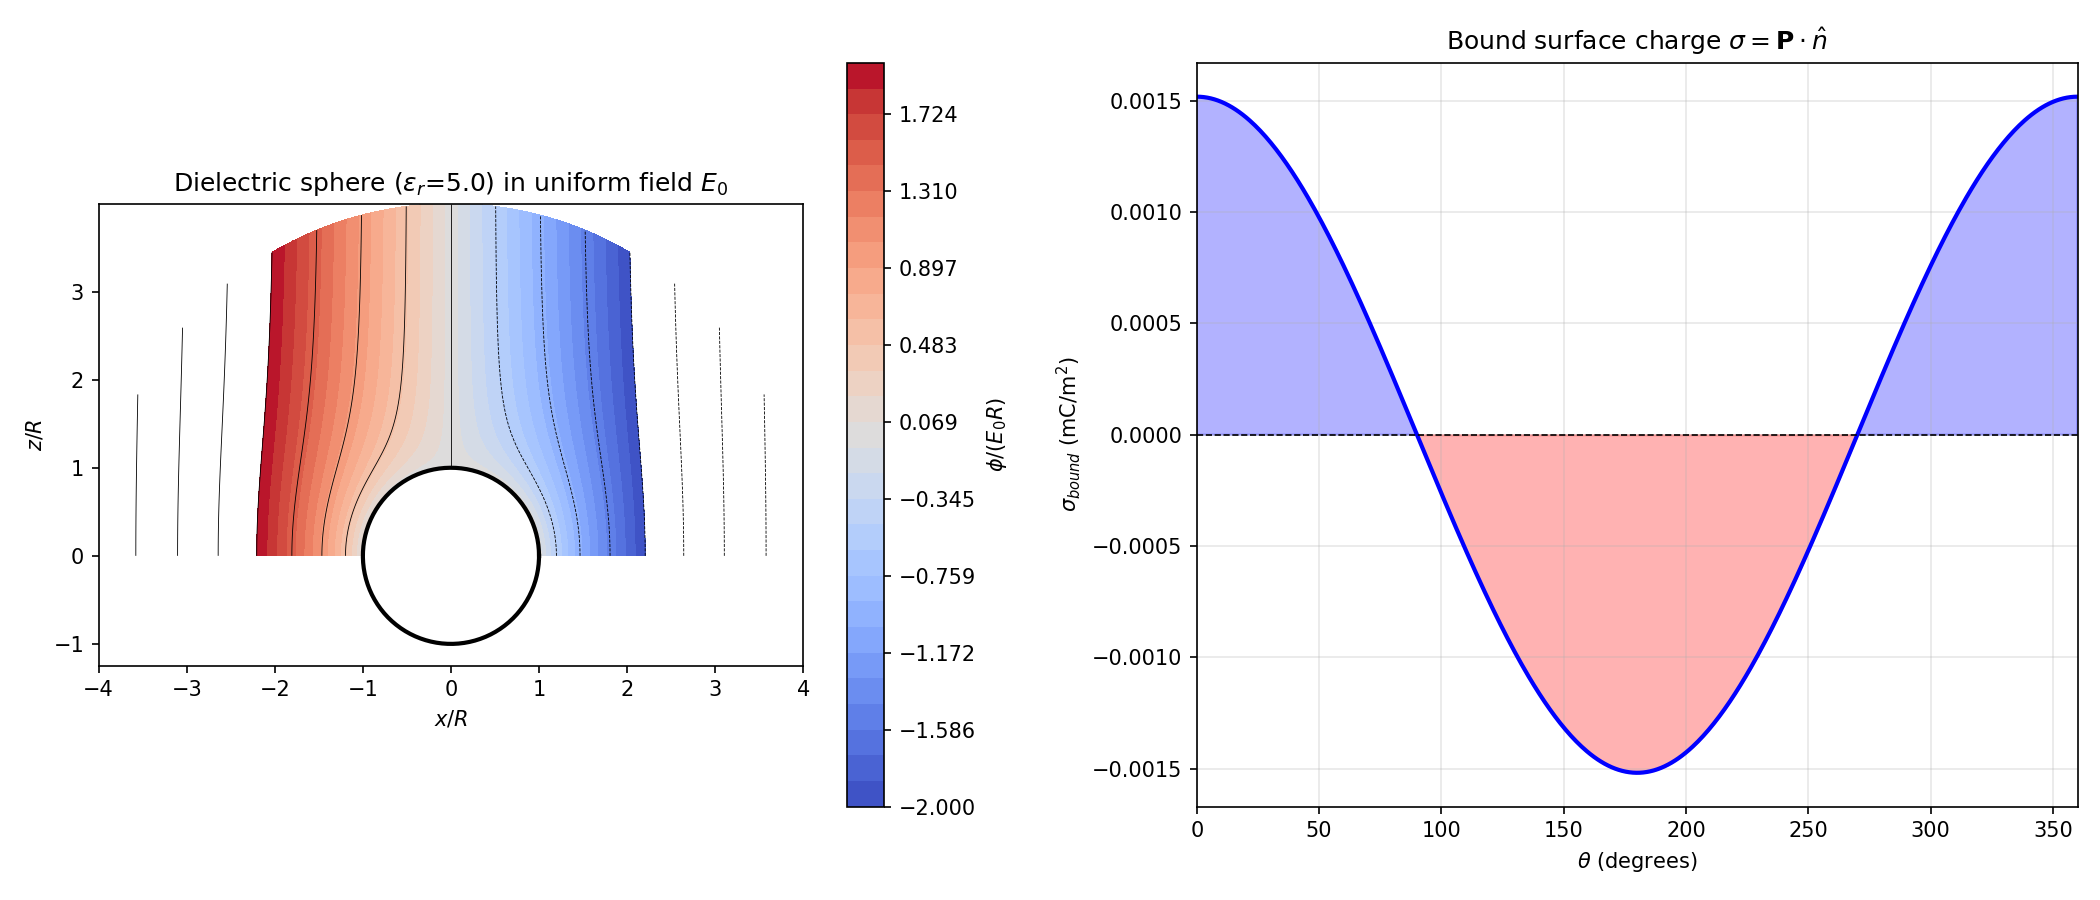

This figure's Python source:
"""
Landau & Lifshitz, Volume 8: Electrodynamics of Continuous Media
Chapter II: Electrostatics of Dielectrics

Example 1: Dielectric sphere in a uniform external field.
(Landau §8)

For a dielectric sphere of permittivity ε in a uniform field E₀:
  E_inside = 3ε₀E₀ / (ε + 2ε₀)   (Landau §8, formula (8.2))
  D_inside = 3ε·ε₀E₀ / (ε + 2ε₀)

The polarisation is uniform:
  P = χ·ε₀·E_inside = 3ε₀(ε - ε₀)E₀ / (ε + 2ε₀)  (dipole moment per unit volume)

Surface bound charge density:
  σ = P·n̂ = 3(ε - ε₀)E₀·cosθ / (4π(ε + 2ε₀))

The field outside is the applied field plus that of a dipole.
"""

import numpy as np
import matplotlib.pyplot as plt

eps0 = 8.8541878128e-12


def dielectric_sphere_in_field(eps_r=5.0, E0=1e5, R=0.05, n=200):
    """
    Compute the field of a dielectric sphere in a uniform external field.
    
    Landau §8: sphere in uniform field.
    
    Returns dict with grid data and derived quantities.
    """
    # Field inside sphere (uniform)
    E_inside = 3 * eps0 * E0 / (eps_r * eps0 + 2 * eps0)
    # Actually using relative permittivity ε_r = ε/ε₀
    E_inside = 3 * E0 / (eps_r + 2)   # since ε = ε_r * ε₀
    
    D_inside = eps_r * eps0 * E_inside
    
    # Polarization
    chi = eps_r - 1
    P = chi * eps0 * E_inside   # dipole moment per unit volume
    
    # Surface bound charge density (normal component of P)
    theta_surf = np.linspace(0, 2*np.pi, 500)
    sigma_bound = P * np.cos(theta_surf)  # = P·n̂, n̂ = radial unit vector
    
    # Create 2D grid (r, θ) in cross-section
    r = np.linspace(R * 0.8, 4 * R, n)
    theta = np.linspace(0, np.pi, n)
    R_grid, THETA = np.meshgrid(r, theta)
    
    # Outside: applied field + dipole field
    # φ = -E₀r cosθ + (R³/r²)E₀ cosθ
    cos_theta = np.cos(THETA)
    phi_outside = -E0 * cos_theta * (R_grid - R**3 / R_grid**2)
    
    # Field outside
    # E_r = -∂φ/∂r = -E₀ cosθ (1 + 2R³/r³)   (directed outward from sphere)
    # Actually for a dipole field: radial component
    E_r_out = -E0 * cos_theta * (1 + 2 * R**3 / R_grid**3)
    E_theta_out = E0 * np.sin(THETA) * (1 - R**3 / R_grid**3)
    
    # Inside sphere: uniform field
    # φ_inside = -E_inside · r = -E_inside * r * cosθ
    phi_inside = -E_inside * R_grid * cos_theta
    
    # Combine: inside vs outside
    phi = np.where(R_grid >= R, phi_outside, phi_inside)
    
    # Dipole moment of sphere
    V = 4 * np.pi * R**3 / 3
    P_total = P * V  # total dipole moment
    
    return {
        'r_grid': R_grid, 'theta_grid': THETA,
        'phi': phi,
        'E_r_out': E_r_out, 'E_theta_out': E_theta_out,
        'E_inside': E_inside, 'E0': E0,
        'D_inside': D_inside, 'P': P,
        'sigma_theta': theta_surf, 'sigma_bound': sigma_bound,
        'P_total': P_total, 'R': R, 'eps_r': eps_r,
        'chi': chi
    }


def plot_dielectric_sphere(result):
    """Visualize dielectric sphere in uniform field."""
    R, E0, eps_r = result['R'], result['E0'], result['eps_r']
    
    fig, axes = plt.subplots(1, 2, figsize=(14, 6))
    
    # --- Left: potential ---
    ax = axes[0]
    phi = result['phi'] / (E0 * R)
    X = result['r_grid'] * np.cos(result['theta_grid']) / R
    Z = result['r_grid'] * np.sin(result['theta_grid']) / R
    inside = result['r_grid'] < R
    
    phi_plot = phi.copy()
    phi_plot = np.where(inside, np.nan, phi_plot)
    
    levels = np.linspace(-2, 2, 30)
    cf = ax.contourf(X, Z, phi_plot, levels=levels, cmap='coolwarm')
    ax.contour(X, Z, phi_plot, levels=15, colors='k', linewidths=0.4)
    ax.set_aspect('equal')
    ax.set_xlabel(r'$x/R$')
    ax.set_ylabel(r'$z/R$')
    ax.set_title(rf'Dielectric sphere ($\varepsilon_r$={eps_r}) in uniform field $E_0$')
    plt.colorbar(cf, ax=ax, label=r'$\phi/(E_0R)$')
    
    # Sphere outline
    theta_c = np.linspace(0, 2*np.pi, 200)
    ax.plot(np.cos(theta_c), np.sin(theta_c), 'k-', lw=2)
    
    # --- Right: surface bound charge ---
    ax2 = axes[1]
    theta_s = result['sigma_theta'] * 180 / np.pi
    sigma = result['sigma_bound'] * 1e3  # mC/m²
    ax2.plot(theta_s, sigma, 'b-', lw=2)
    ax2.axhline(0, color='k', ls='--', lw=0.8)
    ax2.fill_between(theta_s, sigma, 0, where=(sigma > 0), alpha=0.3, color='blue')
    ax2.fill_between(theta_s, sigma, 0, where=(sigma < 0), alpha=0.3, color='red')
    ax2.set_xlabel(r'$\theta$ (degrees)')
    ax2.set_ylabel(r'$\sigma_{bound}$ (mC/m$^2$)')
    ax2.set_title(r'Bound surface charge $\sigma = \mathbf{P}\cdot\hat{n}$')
    ax2.grid(True, alpha=0.3)
    ax2.set_xlim(0, 360)
    
    plt.tight_layout()
    fname = '/home/ubuntu/.openclaw/workspace/textbooks/landau/code/landau_ch2_dielectric_sphere.png'
    fig.savefig(fname, dpi=150)
    plt.close()
    
    print(f"[landau_ch2_dielectric] eps_r = {eps_r}")
    print(f"[landau_ch2_dielectric] E_outside at r=R (theta=0): E_r = {result['E_r_out'][0,0]:.4e} V/m")
    print(f"[landau_ch2_dielectric] E_inside (uniform) = {result['E_inside']:.4e} V/m")
    print(f"[landau_ch2_dielectric] P (per unit volume) = {result['P']:.4e} C/m²")
    print(f"[landau_ch2_dielectric] Total dipole moment P*V = {result['P_total']:.4e} C·m")
    print(f"[landau_ch2_dielectric] Plot saved.")


if __name__ == '__main__':
    result = dielectric_sphere_in_field(eps_r=5.0, E0=1e5, R=0.05)
    plot_dielectric_sphere(result)
    
    # Also show eps_r -> infinity (conducting limit)
    result_cond = dielectric_sphere_in_field(eps_r=1e10, E0=1e5, R=0.05)
    print(f"\n[landau_ch2_dielectric] Conducting limit (eps_r->inf): E_inside = {result_cond['E_inside']:.2e} V/m → 0 ✓")
